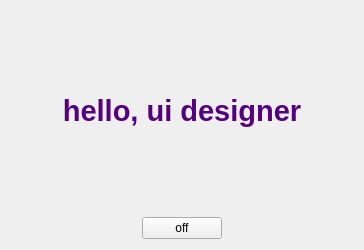
<?xml version="1.0" encoding="UTF-8"?>
<ui version="4.0">
 <class>Form</class>
 <widget class="QWidget" name="Form">
  <property name="enabled">
   <bool>true</bool>
  </property>
  <property name="geometry">
   <rect>
    <x>0</x>
    <y>0</y>
    <width>364</width>
    <height>250</height>
   </rect>
  </property>
  <property name="windowTitle">
   <string>Form</string>
  </property>
  <layout class="QHBoxLayout" name="horizontalLayout_2">
   <item>
    <layout class="QVBoxLayout" name="verticalLayout">
     <item>
      <widget class="QLabel" name="label">
       <property name="enabled">
        <bool>true</bool>
       </property>
       <property name="sizePolicy">
        <sizepolicy hsizetype="Preferred" vsizetype="Preferred">
         <horstretch>0</horstretch>
         <verstretch>0</verstretch>
        </sizepolicy>
       </property>
       <property name="cursor">
        <cursorShape>ArrowCursor</cursorShape>
       </property>
       <property name="text">
        <string>&lt;html&gt;&lt;head/&gt;&lt;body&gt;&lt;p align=&quot;center&quot;&gt;&lt;span style=&quot; font-size:22pt; font-weight:600; color:#55007f;&quot;&gt;hello, ui designer&lt;/span&gt;&lt;/p&gt;&lt;/body&gt;&lt;/html&gt;</string>
       </property>
       <property name="textFormat">
        <enum>Qt::AutoText</enum>
       </property>
       <property name="scaledContents">
        <bool>false</bool>
       </property>
       <property name="alignment">
        <set>Qt::AlignCenter</set>
       </property>
       <property name="wordWrap">
        <bool>false</bool>
       </property>
       <property name="textInteractionFlags">
        <set>Qt::TextSelectableByMouse</set>
       </property>
      </widget>
     </item>
     <item>
      <layout class="QHBoxLayout" name="horizontalLayout">
       <item>
        <spacer name="horizontalSpacer">
         <property name="orientation">
          <enum>Qt::Horizontal</enum>
         </property>
         <property name="sizeHint" stdset="0">
          <size>
           <width>118</width>
           <height>20</height>
          </size>
         </property>
        </spacer>
       </item>
       <item>
        <widget class="QPushButton" name="pushButton">
         <property name="enabled">
          <bool>true</bool>
         </property>
         <property name="text">
          <string>off</string>
         </property>
         <property name="autoRepeatInterval">
          <number>100</number>
         </property>
         <property name="autoDefault">
          <bool>false</bool>
         </property>
        </widget>
       </item>
       <item>
        <spacer name="horizontalSpacer_2">
         <property name="orientation">
          <enum>Qt::Horizontal</enum>
         </property>
         <property name="sizeHint" stdset="0">
          <size>
           <width>118</width>
           <height>20</height>
          </size>
         </property>
        </spacer>
       </item>
      </layout>
     </item>
    </layout>
   </item>
  </layout>
 </widget>
 <resources/>
 <connections/>
</ui>
